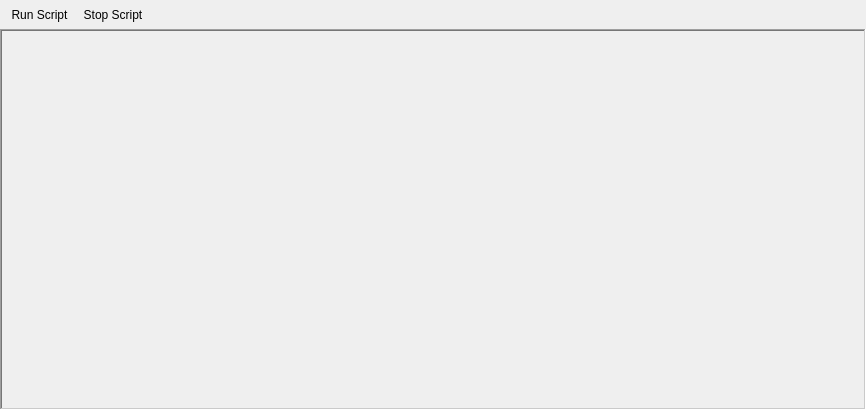
<?xml version="1.0" encoding="UTF-8"?>
<ui version="4.0">
 <class>FormScriptView</class>
 <widget class="QWidget" name="FormScriptView">
  <property name="geometry">
   <rect>
    <x>0</x>
    <y>0</y>
    <width>866</width>
    <height>410</height>
   </rect>
  </property>
  <layout class="QVBoxLayout" name="verticalLayout">
   <property name="spacing">
    <number>0</number>
   </property>
   <property name="leftMargin">
    <number>0</number>
   </property>
   <property name="topMargin">
    <number>0</number>
   </property>
   <property name="rightMargin">
    <number>0</number>
   </property>
   <property name="bottomMargin">
    <number>0</number>
   </property>
   <item>
    <widget class="ToolBar" name="toolBarScript">
     <addaction name="actionRunScript"/>
     <addaction name="actionStopScript"/>
    </widget>
   </item>
   <item>
    <widget class="JScriptControl" name="scriptControl">
     <property name="frameShape">
      <enum>QFrame::WinPanel</enum>
     </property>
     <property name="frameShadow">
      <enum>QFrame::Sunken</enum>
     </property>
    </widget>
   </item>
  </layout>
  <action name="actionRunScript">
   <property name="icon">
    <iconset resource="resources.qrc">
     <normaloff>:/res/icon-run-script.png</normaloff>:/res/icon-run-script.png</iconset>
   </property>
   <property name="text">
    <string>Run Script</string>
   </property>
  </action>
  <action name="actionStopScript">
   <property name="icon">
    <iconset resource="resources.qrc">
     <normaloff>:/res/icon-stop-script.png</normaloff>:/res/icon-stop-script.png</iconset>
   </property>
   <property name="text">
    <string>Stop Script</string>
   </property>
  </action>
 </widget>
 <customwidgets>
  <customwidget>
   <class>ToolBar</class>
   <extends>QToolBar</extends>
   <header>toolbar.h</header>
  </customwidget>
  <customwidget>
   <class>JScriptControl</class>
   <extends>QFrame</extends>
   <header>jscriptcontrol.h</header>
   <container>1</container>
  </customwidget>
 </customwidgets>
 <resources>
  <include location="resources.qrc"/>
 </resources>
 <connections/>
</ui>
